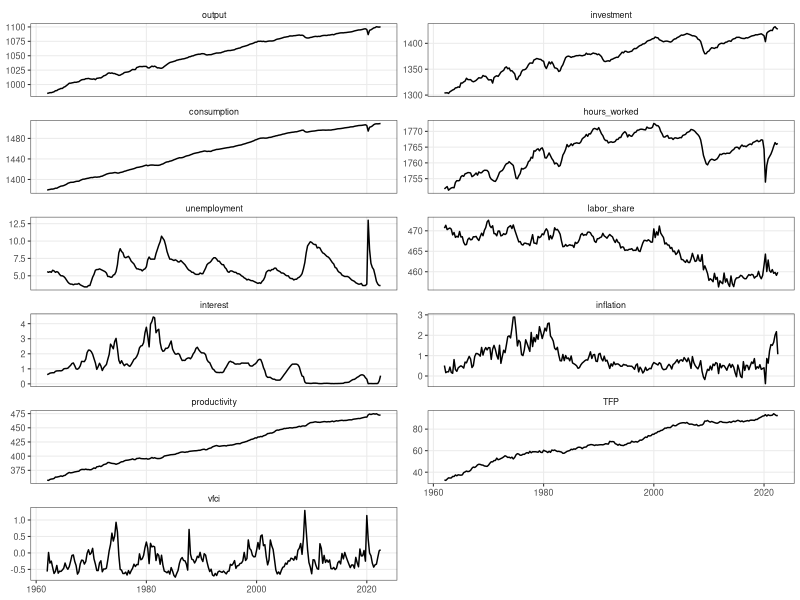

Here is the R script that generated this plot:
## ---- chunk 1
require(here)
require(data.table)
require(ggplot2)
## ---- chunk 2
df <- fread(here("./data/vfciBC_data.csv"))
## ---- chunk 3
df |>
    melt(id = "date") |>
    ggplot(aes(
        x = date,
        y = value
    )) +
    geom_line() +
    facet_wrap(vars(variable), ncol = 2, scales = "free_y") +
    labs(x = NULL, y = NULL) +
    theme_bw(base_size = 8) +
    theme(
        legend.position = "bottom",
        strip.background = element_blank(),
        panel.grid.minor = element_blank()
        )
